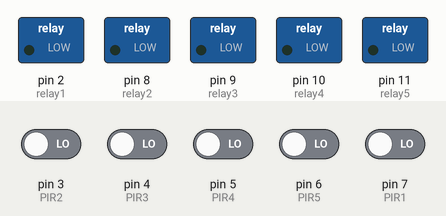
Recording of a sketch running on a simulated Arduino Uno, built with avr-gcc and run on an emulated ATmega328P. On the bench: switched loads named in the sketch (green lamp = pin HIGH). The test bench sets the inputs (shaded band); at power-on: pin 3 (PIR2), pin 4 (PIR3), pin 5 (PIR4), pin 6 (PIR5), pin 7 (PIR1) LOW.

Above: at 1.2 s.
1.3 s: pin 3 (PIR2) driven HIGH
At 2.1 s:
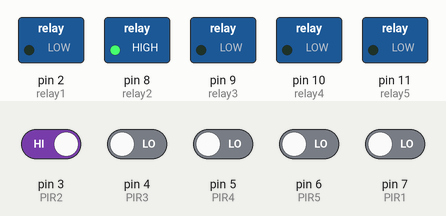
2.8 s: pin 3 (PIR2) driven LOW and pin 4 (PIR3) driven HIGH
5.8 s: pin 4 (PIR3) driven LOW
At 7.2 s:
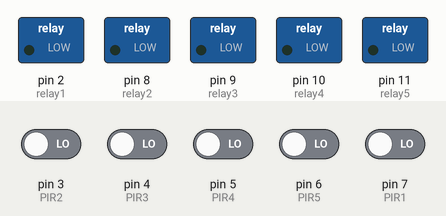
7.8 s: pin 5 (PIR4) driven HIGH
At 8.3 s:
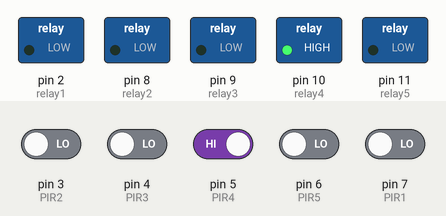
9.3 s: pin 4 (PIR3) driven HIGH and pin 5 (PIR4) driven LOW
12.3 s: pin 6 (PIR5) driven HIGH
At 13.3 s:
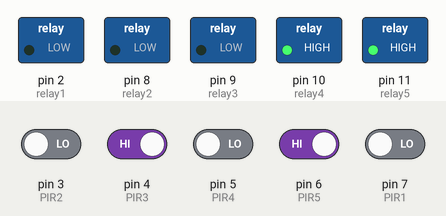
Timing chart, 0 to 24.3 s (numbered marks = the images above; inputs shaded):
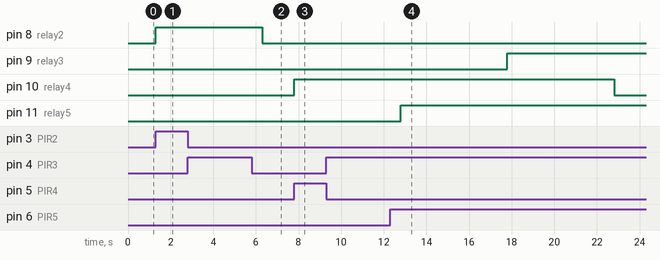

Measured:
- after the input at 1.3 s, pin 8 (relay2): LOW → HIGH at once
- after the input at 2.8 s, every drawn part: stays the same
- after the input at 5.8 s, pin 8 (relay2): HIGH → LOW after 0.50 s; pin 9 (relay3): stays LOW (without the input it goes to HIGH after 0.50 s)
- after the input at 7.8 s, pin 10 (relay4): LOW → HIGH at once
- after the input at 9.3 s, every drawn part: stays the same
- after the input at 12.3 s, pin 9 (relay3): LOW → HIGH after 5.5 s instead of 0.50 s; pin 10 (relay4): HIGH → LOW after 10.5 s instead of 5.5 s; pin 11 (relay5): LOW → HIGH after 0.50 s

The sketch:

pirrrrrr.ino
```cpp
int PIR1 = 7;
int PIR2 = 3;
int PIR3 = 4;
int PIR4 = 5;
int PIR5 = 6;
int relay1 = 2;
int relay2 = 8;
int relay3 = 9;
int relay4 = 10;
int relay5 = 11;

void setup()
{
  pinMode(PIR1, INPUT);
  pinMode(PIR2, INPUT);
  pinMode(PIR3, INPUT);
  pinMode(PIR4, INPUT);
  pinMode(PIR5, INPUT);
  pinMode(relay1, OUTPUT);
  pinMode(relay2, OUTPUT);
  pinMode(relay3, OUTPUT);
  pinMode(relay4, OUTPUT);
  pinMode(relay5, OUTPUT);
}

void loop()
{
  backyard();
  living_room();
  bedroom();
  kitchen();
  washroom();
}

void backyard()
{
  int value1 = digitalRead(PIR1);
  if (value1 == HIGH)
  {
    digitalWrite(relay1, HIGH);
    delay(5000);
  }
  else
  {
    digitalWrite(relay1, LOW);
  }
}

void living_room()
{
  int value2 = digitalRead(PIR2);
  if (value2 == HIGH)
  {
    digitalWrite(relay2, HIGH);
    delay(5000);
  }
  else
  {
    digitalWrite(relay2, LOW);
  }
}

void bedroom()
{
  int value3 = digitalRead(PIR3);
  if (value3 == HIGH)
  {
    digitalWrite(relay3, HIGH);
    delay(5000);
  }
  else
  {
    digitalWrite(relay3, LOW);
  }
}

void kitchen()
{
  int value4 = digitalRead(PIR4);
  if (value4 == HIGH)
  {
    digitalWrite(relay4, HIGH);
    delay(5000);
  }
  else
  {
    digitalWrite(relay4, LOW);
  }
}

void washroom()
{
  int value5 = digitalRead(PIR5);
  if (value5 == HIGH)
  {
    digitalWrite(relay5, HIGH);
    delay(5000);
  }
  else
  {
    digitalWrite(relay5, LOW);
  }
}
  
```
